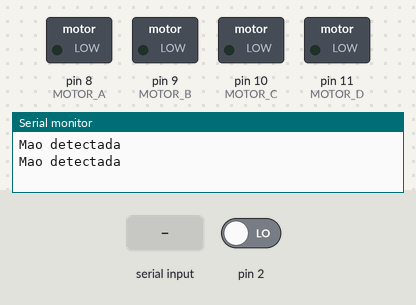
This program was run on a simulated Arduino Uno, built with avr-gcc and run on an emulated ATmega328P. Shown: switched loads named in the program (green lamp = pin HIGH), the last lines printed to the serial monitor. The inputs (shaded band) are chosen by the test bench; at power-on: pin 2 LOW.

Above: at 1.2 s.
1.3 s: "a" received over Serial
At 1.7 s:
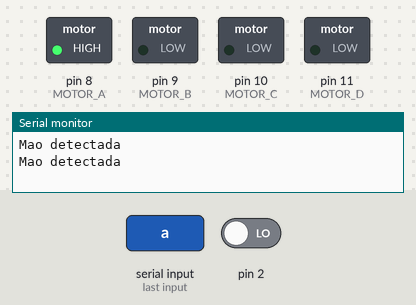
3.3 s: "b" received over Serial
At 3.7 s:
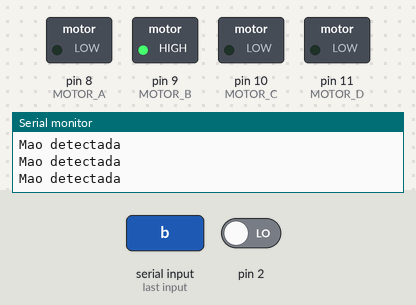
5.3 s: "c" received over Serial
At 5.7 s:
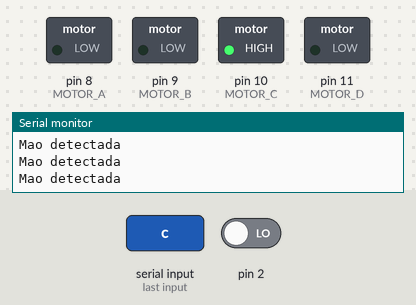
7.3 s: "d" received over Serial
At 7.7 s:
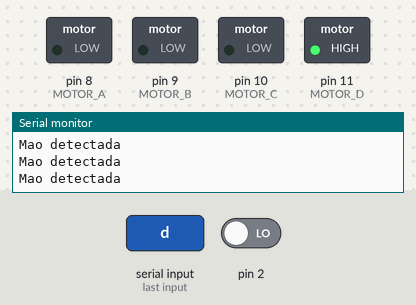
Timing chart, 0 to 10.3 s (numbered marks = the images above; inputs shaded):
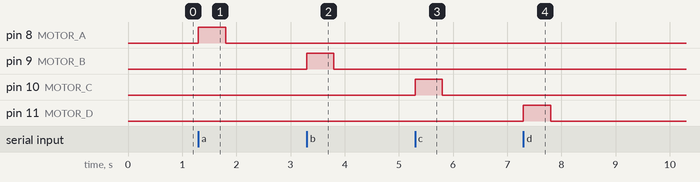

The program:

main.cpp
```cpp
#include <Arduino.h>

#define SENSOR_PIN_1 PD4    //  --> PD4
#define SENSOR_PIN_2 PD5    //  --> PD5
#define SENSOR_PIN_3 PD6    //  --> PD6
#define SENSOR_PIN_4 PD7    //  --> PD7

#define MOTOR_A 8
#define MOTOR_B 9
#define MOTOR_C 10
#define MOTOR_D 11

unsigned long int currentTime;

namespace SENSOR_STATE {
  enum {
    NO_HAND,
    WITH_HAND,
    LEFT,
    RIGHT,
    ENTER,
  };
}

void setup() {

pinMode(SENSOR_PIN_1,OUTPUT);
pinMode(SENSOR_PIN_2,OUTPUT);
pinMode(SENSOR_PIN_3,OUTPUT);
pinMode(SENSOR_PIN_4,OUTPUT);

pinMode(MOTOR_A,OUTPUT);
pinMode(MOTOR_B,OUTPUT);
pinMode(MOTOR_C,OUTPUT);
pinMode(MOTOR_D,OUTPUT);

Serial.begin(115200);


}

void loop() {
  currentTime = millis();

  while (millis()  - currentTime <= 500 ){
    switch (getDataFromRaspbarry())
    {
      case 'a' :   // Ativar o perfume A, Representado pelo LED A
      digitalWrite(MOTOR_A,HIGH);
      _delay_ms(500);
      digitalWrite(MOTOR_A,LOW);
      break;
      case 'b' :   // Ativar o perfume B, Representado pelo LED A
      digitalWrite(MOTOR_B,HIGH);
      _delay_ms(500);
      digitalWrite(MOTOR_B,LOW);
      break;
      case 'c' :   // Ativar o perfume C , Representado pelo LED A
      digitalWrite(MOTOR_C,HIGH);
      _delay_ms(500);
      digitalWrite(MOTOR_C,LOW);
      break;
      case 'd' :   // Ativar o perfume D , Representado pelo LED A
      digitalWrite(MOTOR_D,HIGH);
      _delay_ms(500);
      digitalWrite(MOTOR_D,LOW);
      break;


    default:
      break;
    }
  }


  switch (getSensorPosition()) {
    case SENSOR_STATE::NO_HAND :
    break;

    case SENSOR_STATE::ENTER:
    Serial.println("Enter");
    break;

    case SENSOR_STATE::RIGHT:
    Serial.println("Direita");
    break;

     case SENSOR_STATE::LEFT:
    Serial.println("Esquerda");
    break;

    default: Serial.println("Mao detectada");

  }


}


uint8_t getSensorPosition() {

    if((PIND & (SENSOR_PIN_1 | SENSOR_PIN_2 | SENSOR_PIN_3 | SENSOR_PIN_4)) == (SENSOR_PIN_1 | SENSOR_PIN_2 | SENSOR_PIN_3 | SENSOR_PIN_4)) {
    return SENSOR_STATE::NO_HAND;
  } else if((PIND & (SENSOR_PIN_1 | SENSOR_PIN_3) == (SENSOR_PIN_1 | SENSOR_PIN_3)) && !(PIND & (SENSOR_PIN_1 | SENSOR_PIN_3) == (SENSOR_PIN_1 | SENSOR_PIN_3))) {
    return SENSOR_STATE::ENTER;
  } else if(PIND & (SENSOR_PIN_2) == (SENSOR_PIN_2) && !(PIND & (SENSOR_PIN_4) == (SENSOR_PIN_4))) {
    return SENSOR_STATE::LEFT;
  } else if(PIND & (SENSOR_PIN_4) == (SENSOR_PIN_4) && !(PIND & (SENSOR_PIN_2) == (SENSOR_PIN_2))) {
  return SENSOR_STATE::RIGHT;
  } else return SENSOR_STATE::WITH_HAND;
}

char getDataFromRaspbarry() { // Recebe os dados da Raspbarry via porta serial
  if(Serial.available()){
    return Serial.read();
  } else return NULL;
}
```

Measured:
- after the input at 1.3 s, pin 8 (MOTOR_A): LOW → HIGH at once, → LOW 0.50 s later
- after the input at 3.3 s, pin 9 (MOTOR_B): LOW → HIGH at once, → LOW 0.50 s later
- after the input at 5.3 s, pin 10 (MOTOR_C): LOW → HIGH at once, → LOW 0.50 s later
- after the input at 7.3 s, pin 11 (MOTOR_D): LOW → HIGH at once, → LOW 0.50 s later
